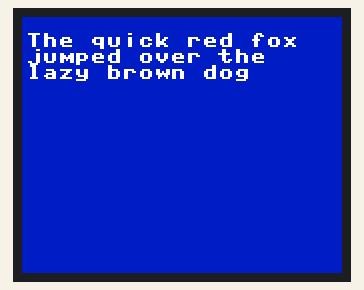
Simulated run of this program. Board: Raspberry Pi Pico running MicroPython. On the bench: 160×128 colour display. At 0.0 s the program stops and its outputs stay as they are.

Above: at 0.1 s.

The program:

screen.py
```python
"""
Makes that screen you brought that is cute and tiny and plugs directly into the Pico work
"""

from machine import Pin,SPI,PWM
import framebuf
import time

BL = 13
DC = 8
RST = 12
MOSI = 11
SCK = 10
CS = 9


class LCD_1inch8(framebuf.FrameBuffer):
    def __init__(self):
        self.width = 160
        self.height = 128

        self.cs = Pin(CS,Pin.OUT)
        self.rst = Pin(RST,Pin.OUT)

        self.cs(1)
        self.spi = SPI(1)
        self.spi = SPI(1,1000_000)
        self.spi = SPI(1,10000_000,polarity=0, phase=0,sck=Pin(SCK),mosi=Pin(MOSI),miso=None)
        self.dc = Pin(DC,Pin.OUT)
        self.dc(1)
        self.buffer = bytearray(self.height * self.width * 2)
        super().__init__(self.buffer, self.width, self.height, framebuf.RGB565)
        self.init_display()

        self.WHITE =   0xFFFF
        self.BLACK  =  0x0000
        self.GREEN   =  0x001F
        self.BLUE    =  0xF800
        self.RED   = 0x07E0


    def write_cmd(self, cmd):
        self.cs(1)
        self.dc(0)
        self.cs(0)
        self.spi.write(bytearray([cmd]))
        self.cs(1)

    def write_data(self, buf):
        self.cs(1)
        self.dc(1)
        self.cs(0)
        self.spi.write(bytearray([buf]))
        self.cs(1)

    def init_display(self):
        """Initialize display"""
        self.rst(1)
        self.rst(0)
        self.rst(1)

        self.write_cmd(0x36);
        self.write_data(0x70);

        self.write_cmd(0x3A);
        self.write_data(0x05);

         #ST7735R Frame Rate
        self.write_cmd(0xB1);
        self.write_data(0x01);
        self.write_data(0x2C);
        self.write_data(0x2D);

        self.write_cmd(0xB2);
        self.write_data(0x01);
        self.write_data(0x2C);
        self.write_data(0x2D);

        self.write_cmd(0xB3);
        self.write_data(0x01);
        self.write_data(0x2C);
        self.write_data(0x2D);
        self.write_data(0x01);
        self.write_data(0x2C);
        self.write_data(0x2D);

        self.write_cmd(0xB4); #Column inversion
        self.write_data(0x07);

        #ST7735R Power Sequence
        self.write_cmd(0xC0);
        self.write_data(0xA2);
        self.write_data(0x02);
        self.write_data(0x84);
        self.write_cmd(0xC1);
        self.write_data(0xC5);

        self.write_cmd(0xC2);
        self.write_data(0x0A);
        self.write_data(0x00);

        self.write_cmd(0xC3);
        self.write_data(0x8A);
        self.write_data(0x2A);
        self.write_cmd(0xC4);
        self.write_data(0x8A);
        self.write_data(0xEE);

        self.write_cmd(0xC5); #VCOM
        self.write_data(0x0E);

        #ST7735R Gamma Sequence
        self.write_cmd(0xe0);
        self.write_data(0x0f);
        self.write_data(0x1a);
        self.write_data(0x0f);
        self.write_data(0x18);
        self.write_data(0x2f);
        self.write_data(0x28);
        self.write_data(0x20);
        self.write_data(0x22);
        self.write_data(0x1f);
        self.write_data(0x1b);
        self.write_data(0x23);
        self.write_data(0x37);
        self.write_data(0x00);
        self.write_data(0x07);
        self.write_data(0x02);
        self.write_data(0x10);

        self.write_cmd(0xe1);
        self.write_data(0x0f);
        self.write_data(0x1b);
        self.write_data(0x0f);
        self.write_data(0x17);
        self.write_data(0x33);
        self.write_data(0x2c);
        self.write_data(0x29);
        self.write_data(0x2e);
        self.write_data(0x30);
        self.write_data(0x30);
        self.write_data(0x39);
        self.write_data(0x3f);
        self.write_data(0x00);
        self.write_data(0x07);
        self.write_data(0x03);
        self.write_data(0x10);

        self.write_cmd(0xF0); #Enable test command
        self.write_data(0x01);

        self.write_cmd(0xF6); #Disable ram power save mode
        self.write_data(0x00);

            #sleep out
        self.write_cmd(0x11);
        #DEV_Delay_ms(120);

        #Turn on the LCD display
        self.write_cmd(0x29);

    def show(self):
        self.write_cmd(0x2A)
        self.write_data(0x00)
        self.write_data(0x01)
        self.write_data(0x00)
        self.write_data(0xA0)


        self.write_cmd(0x2B)
        self.write_data(0x00)
        self.write_data(0x02)
        self.write_data(0x00)
        self.write_data(0x81)

        self.write_cmd(0x2C)

        self.cs(1)
        self.dc(1)
        self.cs(0)
        self.spi.write(self.buffer)
        self.cs(1)

if __name__=='__main__':
    pwm = PWM(Pin(BL))
    pwm.freq(1000)
    pwm.duty_u16(32768)#max 65535

    LCD = LCD_1inch8()
    #color BRG
    LCD.fill(LCD.BLUE)
    # TODO : make it so that overflows are 'automatically' moved to the next line
    LCD.text("The quick red fox",2,8,LCD.WHITE)
    LCD.text("jumped over the", 2, 16, LCD.WHITE)
    LCD.text("lazy brown dog", 2, 24, LCD.WHITE)
    LCD.show()
```
